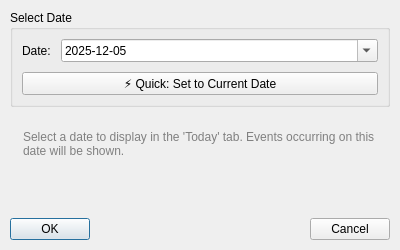
<?xml version="1.0" encoding="UTF-8"?>
<ui version="4.0">
 <class>SetTodayDateDialog</class>
 <widget class="QDialog" name="SetTodayDateDialog">
  <property name="geometry">
   <rect>
    <x>0</x>
    <y>0</y>
    <width>400</width>
    <height>250</height>
   </rect>
  </property>
  <property name="minimumSize">
   <size>
    <width>400</width>
    <height>0</height>
   </size>
  </property>
  <property name="windowTitle">
   <string>Set Today's Date</string>
  </property>
  <layout class="QVBoxLayout" name="verticalLayout">
   <property name="spacing">
    <number>10</number>
   </property>
   <property name="leftMargin">
    <number>10</number>
   </property>
   <property name="topMargin">
    <number>10</number>
   </property>
   <property name="rightMargin">
    <number>10</number>
   </property>
   <property name="bottomMargin">
    <number>10</number>
   </property>
   <item>
    <widget class="QGroupBox" name="dateGroupBox">
     <property name="title">
      <string>Select Date</string>
     </property>
     <layout class="QVBoxLayout" name="verticalLayout_2">
      <property name="spacing">
       <number>10</number>
      </property>
      <item>
       <layout class="QFormLayout" name="formLayout">
        <property name="horizontalSpacing">
         <number>10</number>
        </property>
        <property name="verticalSpacing">
         <number>8</number>
        </property>
        <item row="0" column="0">
         <widget class="QLabel" name="dateLabel">
          <property name="text">
           <string>Date:</string>
          </property>
         </widget>
        </item>
        <item row="0" column="1">
         <widget class="QDateEdit" name="dateEdit">
          <property name="displayFormat">
           <string>yyyy-MM-dd</string>
          </property>
          <property name="calendarPopup">
           <bool>true</bool>
          </property>
          <property name="date">
           <date>
            <year>2025</year>
            <month>12</month>
            <day>5</day>
           </date>
          </property>
         </widget>
        </item>
       </layout>
      </item>
      <item>
       <widget class="QPushButton" name="setToCurrentButton">
        <property name="toolTip">
         <string>Reset to today's actual date</string>
        </property>
        <property name="text">
         <string>⚡ Quick: Set to Current Date</string>
        </property>
       </widget>
      </item>
     </layout>
    </widget>
   </item>
   <item>
    <widget class="QLabel" name="infoLabel">
     <property name="text">
      <string>Select a date to display in the 'Today' tab. Events occurring on this date will be shown.</string>
     </property>
     <property name="wordWrap">
      <bool>true</bool>
     </property>
     <property name="alignment">
      <set>Qt::AlignLeading|Qt::AlignLeft|Qt::AlignTop</set>
     </property>
     <property name="styleSheet">
      <string notr="true">QLabel {
    color: gray;
    font-size: 9pt;
    padding: 10px;
}</string>
     </property>
    </widget>
   </item>
   <item>
    <spacer name="verticalSpacer">
     <property name="orientation">
      <enum>Qt::Vertical</enum>
     </property>
     <property name="sizeHint" stdset="0">
      <size>
       <width>20</width>
       <height>40</height>
      </size>
     </property>
    </spacer>
   </item>
   <item>
    <layout class="QHBoxLayout" name="buttonLayout">
     <property name="spacing">
      <number>10</number>
     </property>
     <item>
      <widget class="QPushButton" name="okButton">
       <property name="text">
        <string>OK</string>
       </property>
       <property name="default">
        <bool>true</bool>
       </property>
      </widget>
     </item>
     <item>
      <spacer name="horizontalSpacer">
       <property name="orientation">
        <enum>Qt::Horizontal</enum>
       </property>
       <property name="sizeHint" stdset="0">
        <size>
         <width>40</width>
         <height>20</height>
        </size>
       </property>
      </spacer>
     </item>
     <item>
      <widget class="QPushButton" name="cancelButton">
       <property name="text">
        <string>Cancel</string>
       </property>
      </widget>
     </item>
    </layout>
   </item>
  </layout>
 </widget>
 <tabstops>
  <tabstop>dateEdit</tabstop>
  <tabstop>setToCurrentButton</tabstop>
  <tabstop>okButton</tabstop>
  <tabstop>cancelButton</tabstop>
 </tabstops>
 <resources/>
 <connections/>
</ui>
